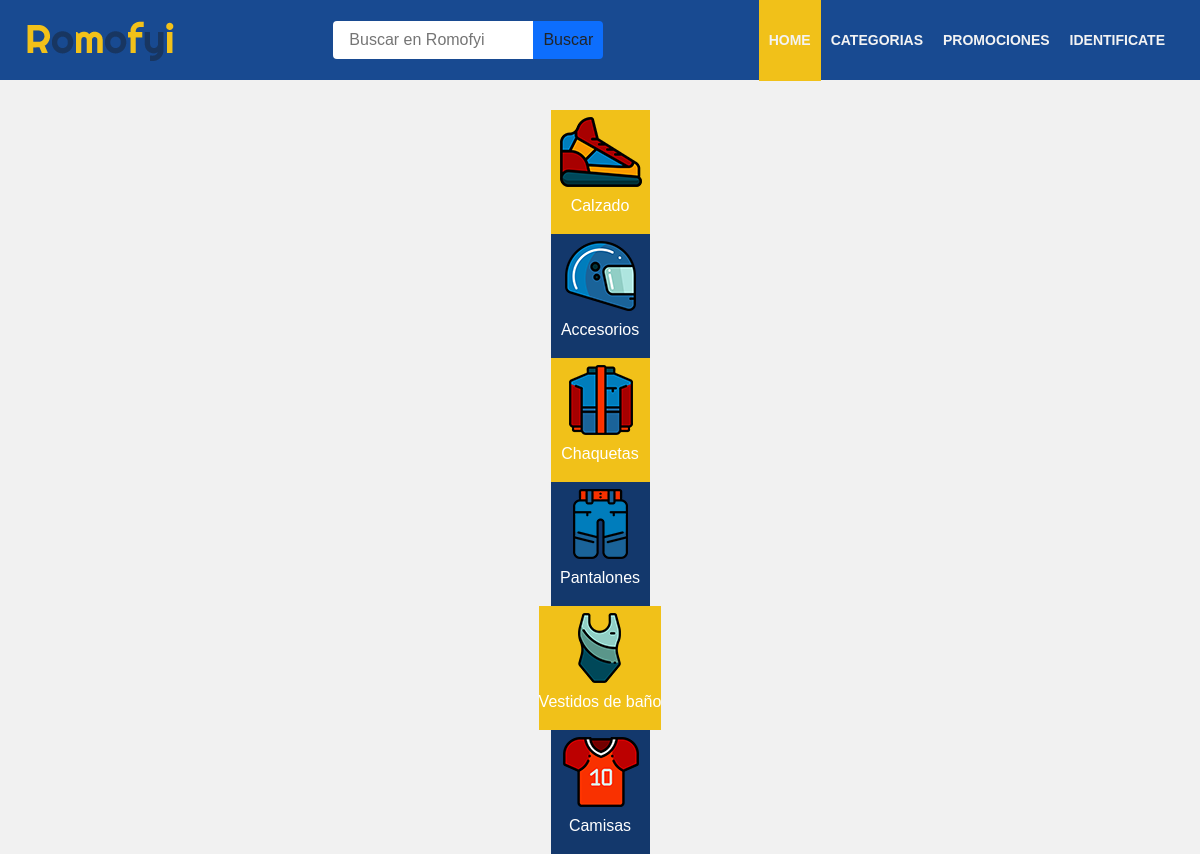
Page /categorias/ on the committed database.
### Aplicaciones/tiendaEnLinea/models.py (models this page shows, shortened)
class Categoria (models.Model):
    nombre= models.CharField(max_length=250)
    slug=AutoSlugField(populate_from ='nombre')
    activo= models.BooleanField(default=True)
    imagen= models.ImageField(upload_to = 'img/Categorías' , null= True, blank=True)
    banner = models.ImageField(upload_to = 'img/Categorías/banner', default='static/img/banner.jpg' , null= True, blank=True)
    created_at = models.DateTimeField(auto_now_add=True)
    class Meta:
        verbose_name_plural='Categoria'

### Aplicaciones/tiendaEnLinea/views.py (the view)
# urls.py: path('categorias/',categoriasDisponibles, name= 'categoriasDisponibles'),
def categoriasDisponibles(request):
    template_name = 'categorias.html'
    categoria = Categoria.objects.filter(activo=True)
    contex = {
        'categoria': categoria
    }
    return render(request,template_name,contex)

### Aplicaciones/carrito/context_processor.py (called while the page is built)
def importe_total_carro(request):
    carro = Carro(request)
    total = 0
    CantTotal = 0
    if request.user.is_authenticated:
        for key, value in request.session["carro"].items():
            total = total + int(value["precio"])
            CantTotal = CantTotal + int(value["cantidad"])
    return{"importe_total_carro":total,"importe_CantTotal_carro":CantTotal}

### Aplicaciones/tiendaEnLinea/templates/categorias.html (shortened to what this page needs)
{% extends 'base/base.html' %}
{% load static %}
{% block content %}
    <section class="tablaInfor--ListaP">
            <div class="tablaInfor_container--ListaP flexColumnCenter ">
                {% for i in categoria %}
                <a class="section1__div dorado" href="{% url 'tiendaEnLinea:categorias' i.slug %}">
                    <picture><img src="{{i.imagen.url}}" alt="" class="logo_categoria">
                    </picture>
                    <p class="section1__div__p">{{ i.nombre }}</p>
                </a>
            {% endfor %}
            </div>
    </section>
{% endblock %}

### static/styleheets/base.css (style rules this page uses)
* { margin: 0; padding: 0; box-sizing: border-box; font-family: sans-serif; border: 0px; }
html { height: 100%; }
.body { padding: 0px 0px 0; background-color: #F1F1F1; font-family: sans-serif; font-weight: 100; scroll-behavior: smooth; min-height: 100%; justify-items: center; display:flex; flex-direction: column; align-items: center; }
a:link, a:visited, a:active { text-decoration:none; }
:root { --azul: #13386C; --dorado: #F1C119; --gris: #f2f2f2; }

### static/styleheets/estilosGenerales.css (style rules this page uses)
.flexColumnCenter { display: flex; flex-direction: column; align-items: center }

### static/styleheets/inicio/categoriasNav.css (style rules this page uses)
.section1__div { height: 100%; flex: 1 1; cursor:pointer; display: flex; flex-direction: column; justify-content: center; align-items: center; }
.dorado:nth-child(even) { background-color: var(--azul); transition: background-color .5s; }
.dorado { background-color: var(--dorado); }
.section1__div__p { color: white; text-align: center; text-decoration: none; }

### static/styleheets/OtrasPaginas/categorias.css (style rules this page uses)
.logo_categoria { width: 99px; height: 84px; }

### static/styleheets/OtrasPaginas/detalle.css (style rules this page uses)
p { margin: 0; padding: 0; }

### static/styleheets/GestionCarrito/carrito.css (style rules this page uses)
p,h1,h2,h3,h4,h5 { color: rgb(71, 71, 71); }

### static/styleheets/GestionCarrito/ListaPedidos.css (style rules this page uses)
.tablaInfor--ListaP { position: relative; display: flex; justify-content: center; margin-top: 30px; }
.tablaInfor_container--ListaP { width: 90%; position: absolute; z-index: 2; top: 80px; margin-bottom: 24px; min-width: 800px; }

### static/styleheets/GestionPerfiles/login.css (style rules this page uses)
* { margin: 0; padding: 0; }

### rows in the picture
Categoria: imagen (picture), nombre "Calzado"
Categoria: imagen (picture), nombre "Accesorios"
Categoria: imagen (picture), nombre "Chaquetas"
Categoria: imagen (picture), nombre "Pantalones"
Categoria: imagen (picture), nombre "Vestidos de baño"
Categoria: imagen (picture), nombre "Camisas"
